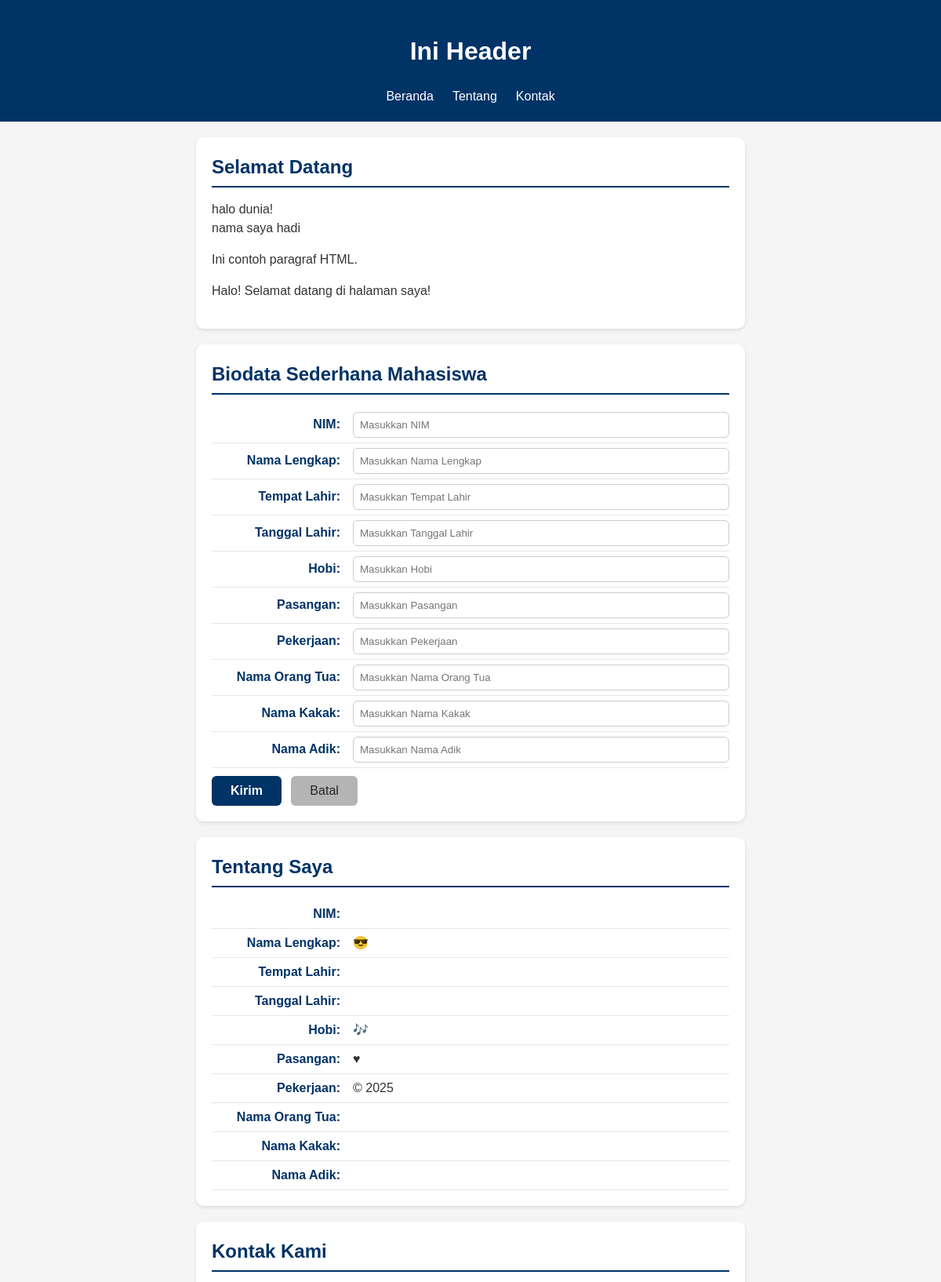
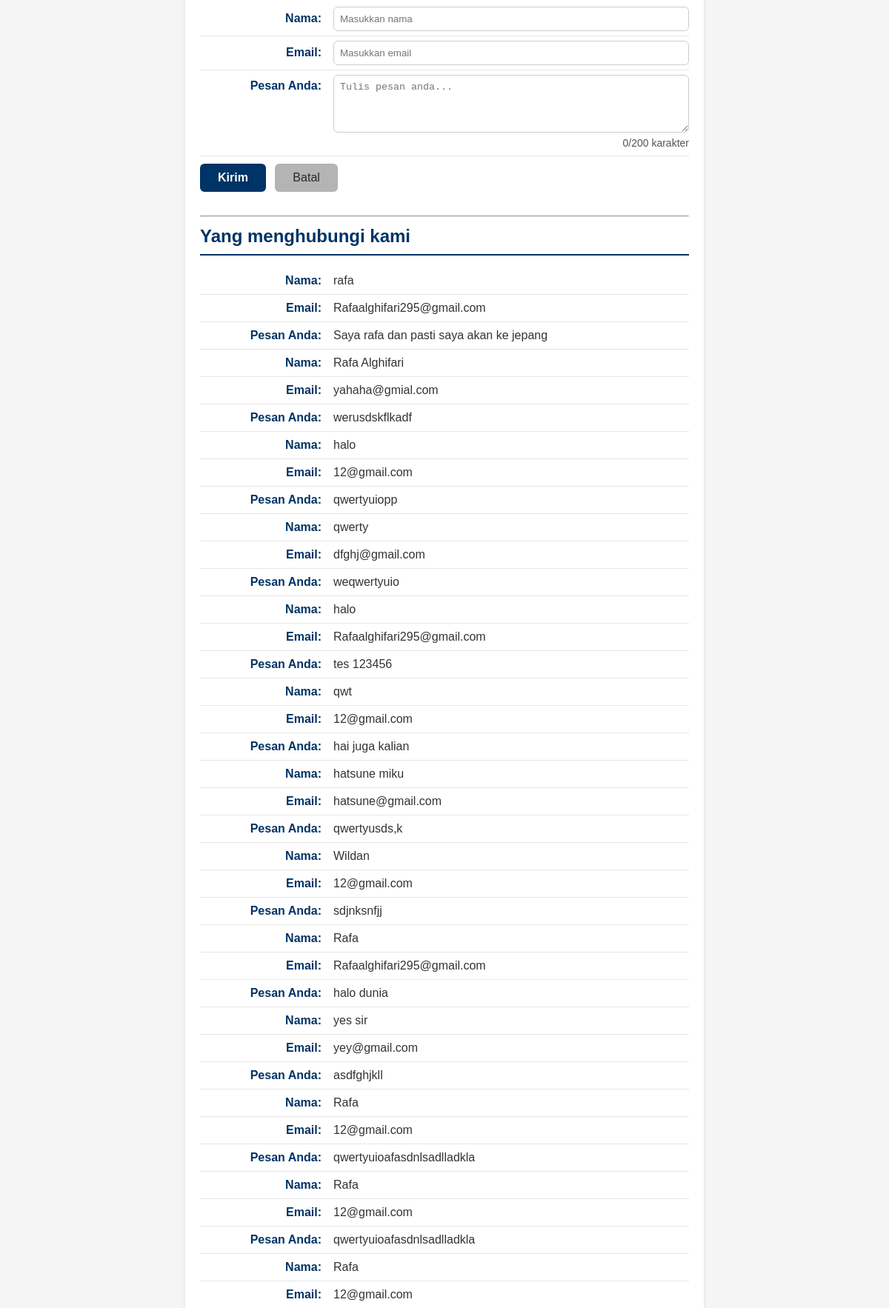
/Pertemuan-10/index.php (upper part), run on the app's committed database (2 pictures, top to bottom).
### tables this page shows
CREATE TABLE `tbl_tamu` (
  `cid` int(11) NOT NULL,
  `cnama` varchar(100) DEFAULT NULL,
  `cemail` varchar(100) DEFAULT NULL,
  `cpesan` text,
  `dcreated_at` datetime NOT NULL DEFAULT CURRENT_TIMESTAMP
);

### Pertemuan-10/fungsi.php (the view, shortened to what this page needs)
<?php
function bersihkan($str)
{
  return htmlspecialchars(trim($str));
}
function tampilkanBiodata($conf, $arr)
{
  $html = "";
  foreach ($conf as $k => $v) {
    $label = $v["label"];
    $nilai = bersihkan($arr[$k] ?? '');
    $suffix = $v["suffix"];
    $html .= "<p><strong>{$label}</strong> {$nilai}{$suffix}</p>";
  }
  return $html;
}

### Pertemuan-10/read_inc.php
<?php
require 'koneksi.php';
$fieldContact = [
    "nama"  => ["label" => "Nama:",       "suffix" => ""],
    "email" => ["label" => "Email:",      "suffix" => ""],
    "pesan" => ["label" => "Pesan Anda:", "suffix" => ""]
];
$sql = "SELECT * FROM tbl_tamu ORDER BY cid DESC";
$q   = mysqli_query($conn, $sql);
if (!$q) {
    echo "<p>Gagal membaca data tamu: " . htmlspecialchars(mysqli_error($conn)) . "</p>";
} elseif (mysqli_num_rows($q) === 0) {
    echo "<p>Belum ada data tamu yang tersimpan.</p>";
} else {
    while ($row = mysqli_fetch_assoc($q)) {
        $arrContact = [
            "nama"  => $row["cnama"]  ?? "",
            "email" => $row["cemail"] ?? "",
            "pesan" => $row["cpesan"] ?? "",
        ];
        echo tampilkanBiodata($fieldContact, $arrContact);
    }
}
?>

### Pertemuan-10/style.css (style rules this page uses)
* { box-sizing: border-box; }
body { margin: 0; font-family: Arial, sans-serif; background: #f5f5f5; color: #333; line-height: 1.5; }
#about p, #contact p, #contact label, #biodata label { display: flex; justify-content: flex-start; align-items: baseline; margin: 0; padding: 6px 0; border-bottom: 1px solid #e6e6e6; }
#about strong, #contact strong, #contact label>span, #biodata label>span { min-width: 180px; color: #003366; font-weight: 600; text-align: right; padding-right: 16px; flex-shrink: 0; }

### data on the page
tbl_tamu: label "Nama:", cnama "rafa", label "Email:", cemail "Rafaalghifari295@gmail.com", label "Pesan Anda:", cpesan "Saya rafa dan pasti saya akan ke jepang"
tbl_tamu: label "Nama:", cnama "Rafa Alghifari", label "Email:", cemail "yahaha@gmial.com", label "Pesan Anda:", cpesan "werusdskflkadf"
tbl_tamu: label "Nama:", cnama "halo", label "Email:", cemail "12@gmail.com", label "Pesan Anda:", cpesan "qwertyuiopp"
tbl_tamu: label "Nama:", cnama "qwerty", label "Email:", cemail "dfghj@gmail.com", label "Pesan Anda:", cpesan "weqwertyuio"
tbl_tamu: label "Nama:", cnama "halo", label "Email:", cemail "Rafaalghifari295@gmail.com", label "Pesan Anda:", cpesan "tes 123456"
tbl_tamu: label "Nama:", cnama "qwt", label "Email:", cemail "12@gmail.com", label "Pesan Anda:", cpesan "hai juga kalian"
tbl_tamu: label "Nama:", cnama "hatsune miku", label "Email:", cemail "hatsune@gmail.com", label "Pesan Anda:", cpesan "qwertyusds,k"
tbl_tamu: label "Nama:", cnama "Wildan", label "Email:", cemail "12@gmail.com", label "Pesan Anda:", cpesan "sdjnksnfjj"
tbl_tamu: label "Nama:", cnama "Rafa", label "Email:", cemail "Rafaalghifari295@gmail.com", label "Pesan Anda:", cpesan "halo dunia"
tbl_tamu: label "Nama:", cnama "yes sir", label "Email:", cemail "yey@gmail.com", label "Pesan Anda:", cpesan "asdfghjkll"
tbl_tamu: label "Nama:", cnama "Rafa", label "Email:", cemail "12@gmail.com", label "Pesan Anda:", cpesan "qwertyuioafasdnlsadlladkla"
tbl_tamu: label "Nama:", nilai "Rafa", label "Email:", nilai "12@gmail.com", label "Pesan Anda:", nilai "qwertyuioafasdnlsadlladkla"
tbl_tamu: label "Nama:", nilai "Rafa", label "Email:", nilai "12@gmail.com"

### other printed values
$label "NIM:"
$label "Nama Lengkap:"
$suffix "😎"
$label "Tempat Lahir:"
$label "Tanggal Lahir:"
$label "Hobi:"
$suffix "🎶"
$label "Pasangan:"
$suffix "♥"
$label "Pekerjaan:"
$suffix "© 2025"
$label "Nama Orang Tua:"
$label "Nama Kakak:"
$label "Nama Adik:"
